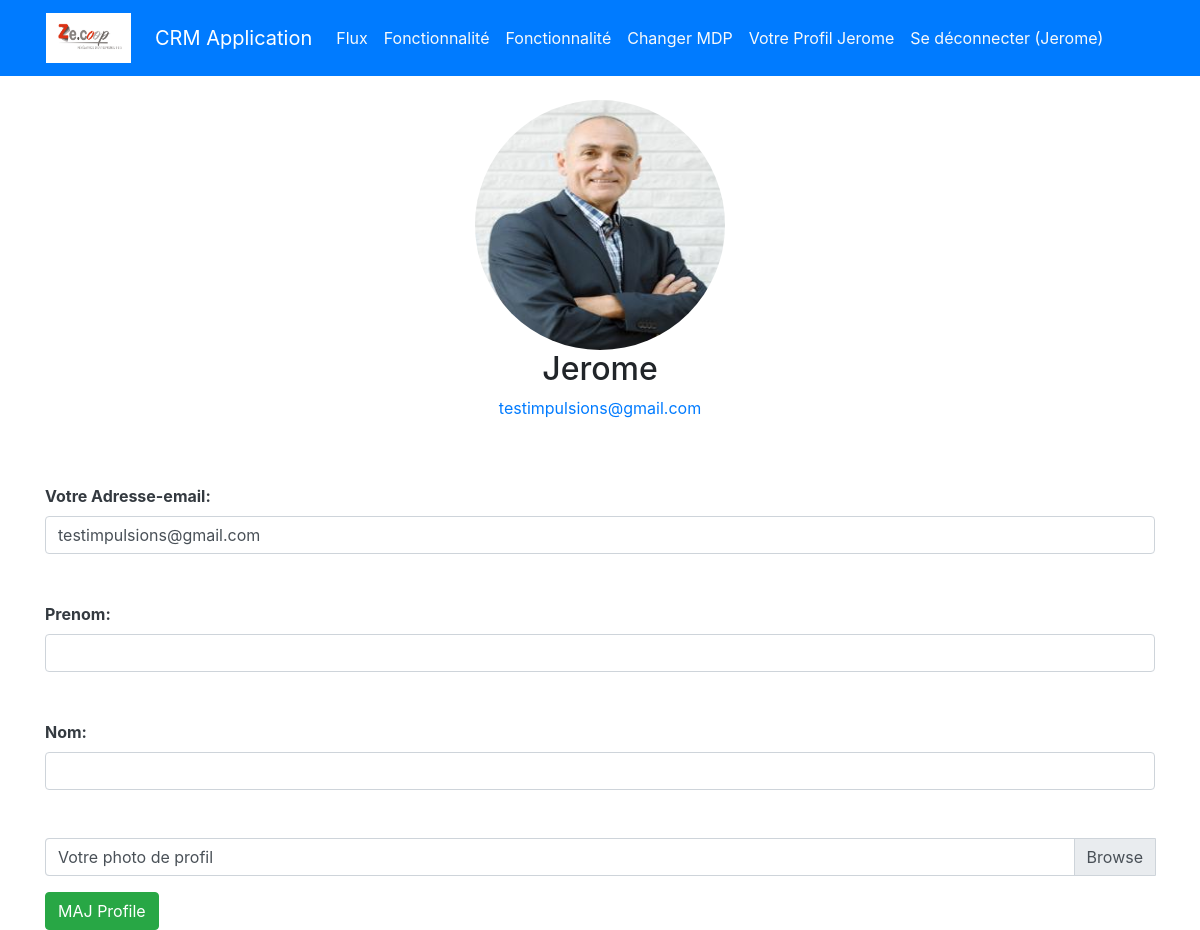
Screenshot of /profile/ (signed in) with the database file from the repository.
### authentification/models.py (models this page shows, shortened)
class User(AbstractUser):
    pass

class Profile(models.Model):
    user = models.OneToOneField(User, on_delete=models.CASCADE)
    avatar = models.ImageField(default='avatar.jpg', upload_to='profile_avatars')

### authentification/views.py (the view)
# urls.py: path('profile/',authentification.views.profile , name='profile'),
@login_required
def profile(request):
    if request.method == 'POST':
        u_form = UserUpdateForm(request.POST, instance=request.user)
        p_form = ProfileUpdateForm(request.POST, request.FILES, instance=request.user.profile)
        if u_form.is_valid() and p_form.is_valid():
            u_form.save()
            p_form.save()
            messages.success(request, f'Votre compte a été modifié!')
            return redirect('profile')
    else:
        u_form = UserUpdateForm(instance=request.user)
        p_form = ProfileUpdateForm(instance=request.user.profile)
    context = {
        'u_form': u_form,
        'p_form': p_form,
        'title': 'Profile'
    }
    return render(request, 'authentification/profile.html', context)

### authentification/forms.py
class UserUpdateForm(forms.ModelForm):
    class Meta:
        model = User
        fields = ['email', 'first_name', 'last_name',]

class ProfileUpdateForm(forms.ModelForm):
    class Meta:
        model = Profile
        fields = ['avatar']

### authentification/templates/authentification/profile.html (shortened to what this page needs)
{% extends 'base.html' %}
{% block content %}
<div class="center"></br>
	<form method="POST" enctype="multipart/form-data" class="container">
	    {% if user.profile %}
		<div class="text-center">
			<img class = "rounded-circle" width=250 height=250 src="{{user.profile.avatar.url}}"
			    alt="{{ user.username }}" class="avatar rounded mx-auto d-block"  accept=".jpg,.jpeg,.png"/>
		</div>
	    {% endif %}
	<div class="row" >
		<div class = "col">
	       <h2 class="text-center">{{ user.username | title }}</h2>
	       <p class="text-center"><a href="mailto:{{user.email}}">{{user.email}}</a></p></br></br>
		   <label class="font-weight-bold text-dark" for="email">Votre Adresse-email:</label>
		   <input  type="email" class="form-control " id="email" name="email" value="{{user.email}}" /></br></br>
		<label class="font-weight-bold text-dark"  for="first_name">Prenom:</label>
		<input type="first_name" class="form-control" id="first_name" name="first_name" value="{{user.first_name}}" /></br></br>
		<label class="font-weight-bold text-dark" for="last_name">Nom:</label>
		<input type="last_name" class="form-control" id="last_name" name="last_name" value="{{user.last_name}}" /></br></br>
		<div class="input-group mb-3">
			<div class="custom-file">
			  <label class="custom-file-label " for="avatar"> Votre photo de profil</label>
			</div>
		</div>
	    <button type="submit" class="btn btn-success" data-toggle="button" aria-pressed="false" autocomplete="off">MAJ Profile</button>
		</div>
	</div>
	</form>
</div>
{% endblock content %}

### templates/base.html (shortened to what this page needs)
<!doctype html>
{% load static %}
<html lang="en">
<head>
    <link rel="stylesheet" href="https://cdn.jsdelivr.net/npm/bootstrap@4.3.1/dist/css/bootstrap.min.css"
>
</head>
<body>
<div class="bg-primary">
    <div class="container">
        <div class="row">
            <nav class="col navbar navbar-expand-lg navbar-dark">
                <img class="navbar-brand mr-4" src="{% static 'logo.jpg' %}" width="85" height="60" alt="Logo" accept=".jpg,.jpeg,.png"></br>
                <a class="navbar-brand" href="{% url 'home' %}">CRM Application</a>
                <div id="navbarContent" class="collapse navbar-collapse">
                    <ul class="navbar-nav">
                        {% if user.is_authenticated %}
                        <li class="nav-item ">
                            <a class="nav-link text-light"
                               href="{% url 'home' %}">Flux</a>
                        <li class="nav-item">
                            <a class="nav-link text-light"
                               href="{% url 'home' %}">Fonctionnalité</a>
                        </li>
                        <li class="nav-item">
                            <a class="nav-link text-light"
                               href="{% url 'home' %}">Fonctionnalité</a>
                        </li>
                        <li class="nav-item ">
                            <a class="nav-link text-light"
                               href="{% url 'password_change' %}">Changer
                                MDP</a>
                        </li>
                        <li class="nav-item ">
                            <a class= "nav-link text-light"href="{% url 'profile' %}" title="Update my profile">Votre Profil {{request.user | title}}</a>
                        </li>
                        <li class="nav-item ">
                            <a class="nav-link text-light" href="{% url 'logout' %}">Se
                                déconnecter ({{ request.user }})</a>
                        {% endif %}
                    </ul>
                </div>
            </nav>
        </div>
    </div>
</div>
{% block content %}
{% endblock content %}
</body>
</html>

### rows the page displays
User: user "Jerome", profile.avatar (picture), username "Jerome", email "testimpulsions@gmail.com"
